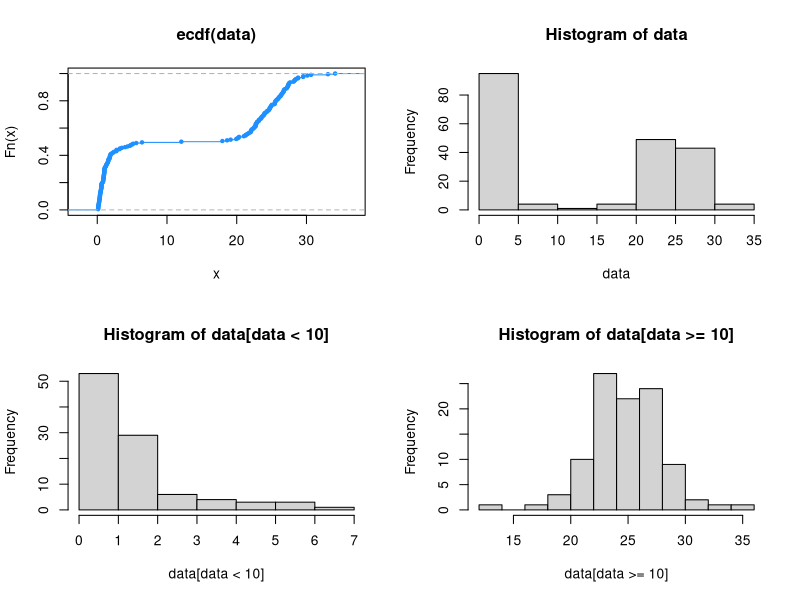
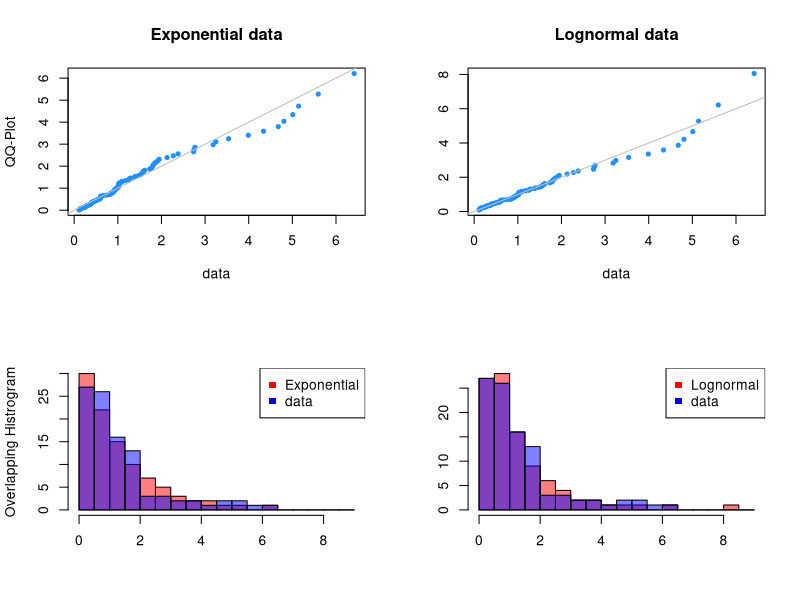

Here is the R script that generated these plots, in order:
analyze_data <- function(data){

  # Exploratory analysis shows that data might be a mixture of two distributions,
  # one with values in [0,10] and the other one which looks gaussian with mean ~25.
  # Because we excpect small values the latter one is the contamination.
  par(mfrow=c(2,2))
  plot(ecdf(data), col="dodgerblue", pch=20)
  hist(data)
  hist(data[data < 10])
  hist(data[data >= 10])
  
  # Only uncorupted data
  data = data[data < 10]
  n = length(data)
  
  # MLEs for lognormal and exp distributions
  log_mean = mean(log(data))
  log_sd = sd(log(data))
  exp_lam = 1 / mean(data)
  
  # Samples of the distributions (we used the quantiles to get a better, representative sample)
  # set.seed(10)
  # log_data = exp(rnorm(n, mean=log_mean, sd=log_sd))
  # exp_data = rexp(n, rate=exp_lam)
  levels = seq(0, 1, length.out=n+2)[1:n+1]
  log_q = exp(qnorm(levels, mean=log_mean, sd=log_sd))
  exp_q = qexp(levels, rate=exp_lam)
  
  # Visual analysis shows that the lognormal data fits a bit better to the data,
  # although both seem to be a good fit
  par(mfrow=c(2,2))
  # QQ-Plots
  qqplot(data, exp_q, col="dodgerblue", pch=20, main="Exponential data", ylab="QQ-Plot")
  abline(a=0, b=1, col="grey")
  qqplot(data, log_q, col="dodgerblue", pch=20, main="Lognormal data", ylab="")
  abline(a=0, b=1, col="grey")
  # (overlapping) histograms
  bins = seq(0, ceiling(max(c(data, log_q, exp_q))), 0.5)
  hist(exp_q, col=rgb(1,0,0,0.5), breaks=bins, main="", xlab="", ylab="Overlapping Histrogram")
  hist(data, col=rgb(0,0,1,0.5), breaks=bins, add=TRUE)
  legend("topright", legend=c("Exponential", "data"),
         col=c(rgb(1,0,0), rgb(0,0,1)), pch=c(15,15), cex=c(1,1))
  hist(log_q, col=rgb(1,0,0,0.5), breaks=bins, main="", xlab="", ylab="")
  hist(data, col=rgb(0,0,1,0.5), breaks=bins, add=TRUE)
  legend("topright", legend=c("Lognormal", "data"),
         col=c(rgb(1,0,0), rgb(0,0,1)), pch=c(15,15), cex=c(1,1))
  
  # chi-square goodness-of-fit test
  ind = c(0)
  Zs = c()
  p_logs = c()
  p_exps = c()
  Z = 0
  p_log = 0
  p_exp = 0
  for(i in seq(0, 9.5, 0.5)){
    # Extend interval
    p_log = p_log + pnorm(log(i+1), mean=log_mean, sd=log_sd) - pnorm(log(i), mean=log_mean, sd=log_sd)
    p_exp = p_exp + pexp(i+1, rate=exp_lam) - pexp(i, rate=exp_lam)
    Z = Z + sum(data >= i & data < i + 1)
    # Rule of thumb: np > 5
    if(n * min(p_exp, p_log) > 5 || i == 9.5){
      ind = c(ind, i + 0.5)
      Zs = c(Zs, Z)
      p_logs = c(p_logs, n * p_log)
      p_exps = c(p_exps, n * p_exp)
      Z = 0
      p_log = 0
      p_exp = 0
    }
  }
  
  # Output results
  cat("interval  |")
  for(i in 2:length(ind)){
    cat(sprintf(" [%.1f, %.1f]", ind[i-1], ind[i]))
  }
  cat("\n")
  caption = c("Z        ", "np (logn)", "np (exp) ")
  vals = list(Zs, p_logs, p_exps)
  for(i in 1:3){
    cat(caption[i], "| ")
    for(v in vals[i]){
      cat(sprintf("%10.2f", v))
    }
    cat("\n")
  }
  cat("\n")
  
  # test statistic
  chi_log = 0
  chi_exp = 0
  N = length(Zs)
  for(i in 1:N){
    chi_log = chi_log + (Zs[i] - p_logs[i])^2 / p_logs[i]
    chi_exp = chi_exp + (Zs[i] - p_exps[i])^2 / p_exps[i]
  }
  
  test <- function(label, chi, q){
    qu = qchisq(0.95, N-q-1)
    p = pchisq(chi, N-q-1)
    cat(sprintf("%s chi = %5.2f, quantile = %5.2f, p-value = %4.2f\n", label, chi, qu, p))
    if(chi < qu){
      cat("No evidence for unfitness of distribution.\n")
    }
    else{
      cat("Null rejected, evidence sugests distribution does not match.\n")
    }
  }
  
  test("logn:", chi_log, 2)
  test("exp: ", chi_exp, 1)
  
    
}

data = read.csv("Sheet_10/measurement.csv")$data
analyze_data(data)